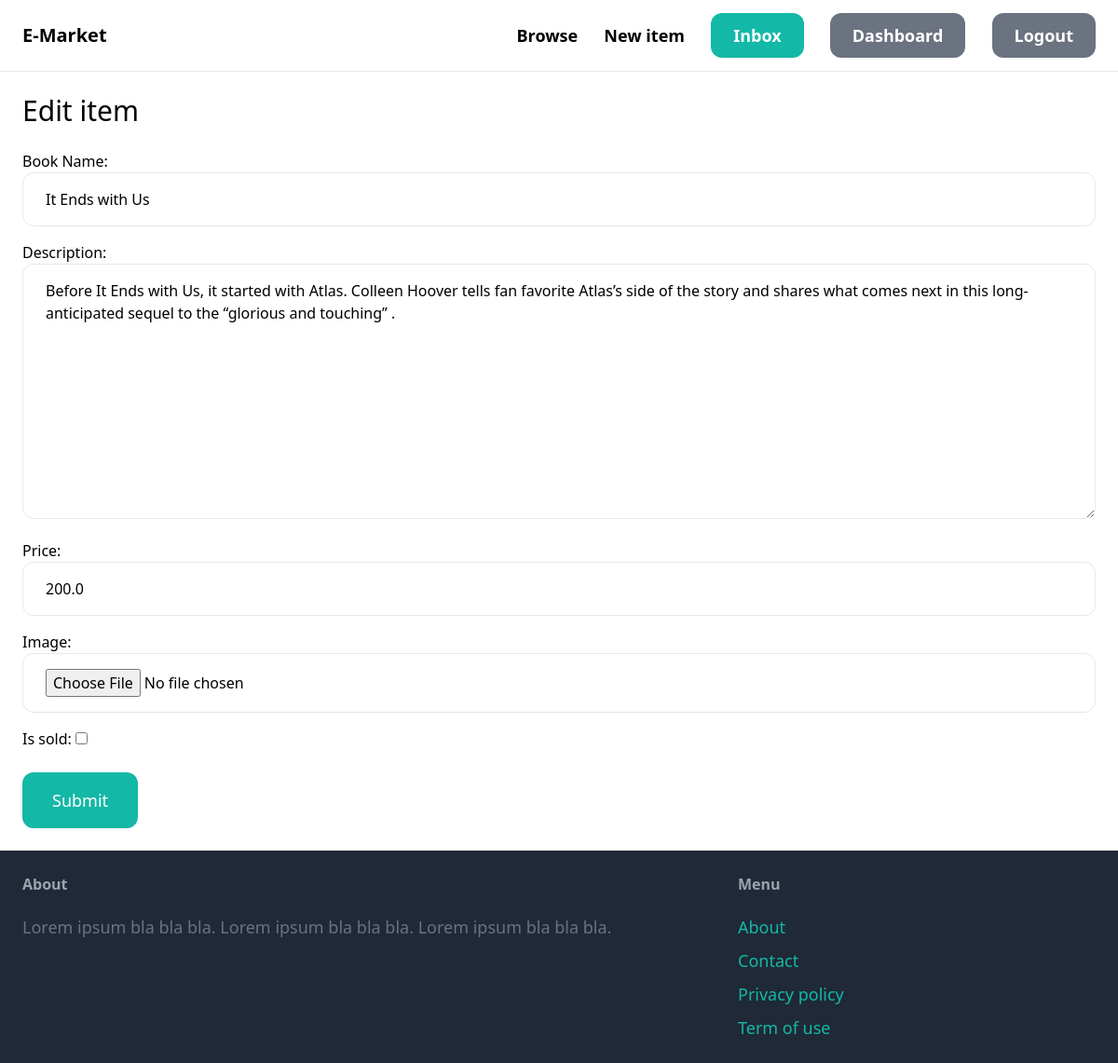
/item/edit/5/ (signed in), run on the app's committed database.
### item/models.py (models this page shows, shortened)
class Item(models.Model):
    Name = models.ForeignKey(Category, related_name='books', on_delete=models.CASCADE)
    Book_Name = models.CharField(max_length=50, blank=True, null=True)
    Author = models.CharField(max_length=100)
    Description = models.TextField(blank=True, null=True)
    price = models.FloatField()
    Image = models.ImageField(upload_to='book_images', blank=True, null=True)
    is_sold = models.BooleanField(default=False)
    created_by = models.ForeignKey(User, related_name='books', on_delete=models.CASCADE)
    created_at = models.DateField(auto_now_add=True)
    class Meta:
        ordering = ('Name',)
        verbose_name_plural = "Item"

### item/views.py (the view)
# urls.py: path('edit/<int:pk>/', views.edit, name='edit'),
@login_required
def edit(request, pk):
    item = get_object_or_404(Item, id=pk, created_by=request.user)
    if request.method == 'POST':
        form = EditItemForm(request.POST, request.FILES, instance=item)
        if form.is_valid():
            form.save()
            return redirect('item:detail', pk=item.id)
    else:
        form = EditItemForm(instance=item)
    return render(request, 'item/form.html',{
        'form': form,
        'title': 'Edit item'
    })

### item/forms.py
class EditItemForm(forms.ModelForm):
    class Meta:
        model = Item
        fields = ('Book_Name', 'Description', 'price', 'Image', 'is_sold')
        widgets = {
            'Book_Name': forms.TextInput(attrs={
                'class': INPUT_CLASSES
            }),
            'Description': forms.Textarea(attrs={
                'class': INPUT_CLASSES
            }),
            'price': forms.TextInput(attrs={
                'class': INPUT_CLASSES
            }),
            'Image': forms.FileInput(attrs={
                'class': INPUT_CLASSES
            })
        }

### item/templates/item/form.html (shortened to what this page needs)
{% extends 'core/base.html' %}
{% block content %}
<h1 class="mb-6 text-3xl">{{ title }}</h1>
<form method="post" action="." enctype="multipart/form-data">
    <div class="space-y-4">
        {{ form.as_p }}
    </div>
    <button class="mt-6 py-4 px-8 text-lg bg-teal-500 hover:bg-teal-700 rounded-xl text-white">Submit</button>
</form>
{% endblock %}

### data on the page
Item: Book_Name "It Ends with Us", Description "Before It Ends with Us, it started with Atlas. Colleen Hoover tells fan favorite Atlas’s side of the story and shares what comes next in this long-anticipated sequel to the “glorious and touching” .", price "200.0"

### other printed values
{{ title }} "Edit item"
